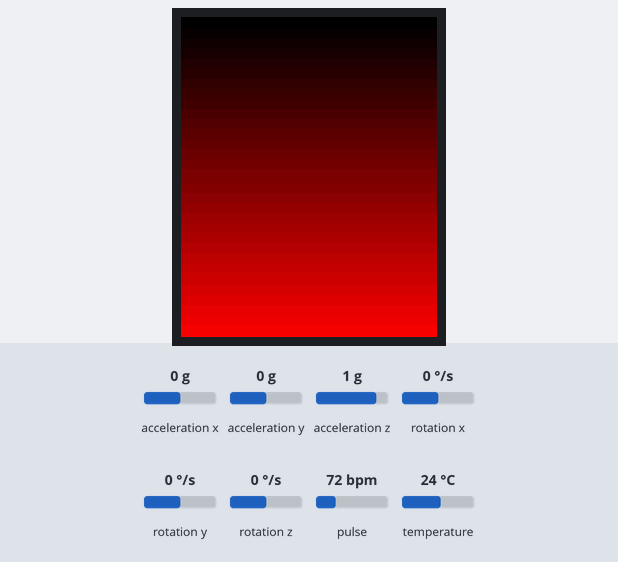
Recording of a sketch running on a simulated ESP32. Parts: 128×160 colour display. Inputs (shaded band) come from the test bench; at power-on: acceleration x 0 g, acceleration y 0 g, acceleration z 1 g, rotation x 0 °/s, rotation y 0 °/s, rotation z 0 °/s, pulse 72 bpm, temperature 24 °C. WiFi joins after 1.5 s; servers stay silent unless stated; network time is answered at once with the bench clock; the local clock reads 2024-03-15 10:24:30 at power-on unless the sketch sets it; what the sketch prints to the serial monitor is not drawn.

Above: at 1.2 s.
At 5.9 s:
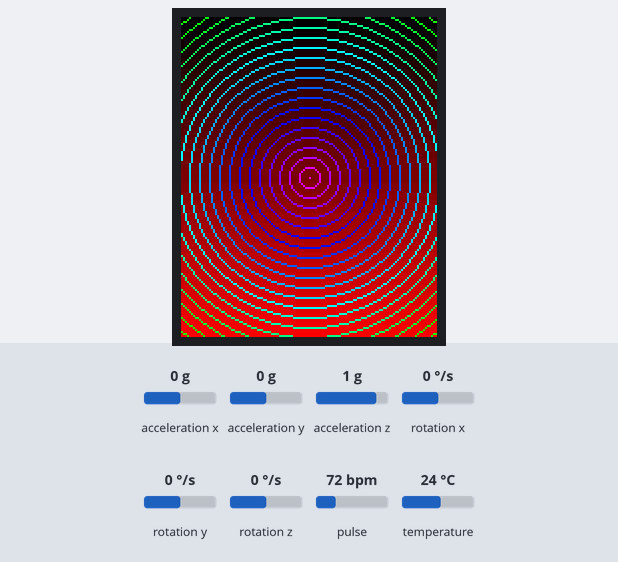
At 7.1 s:
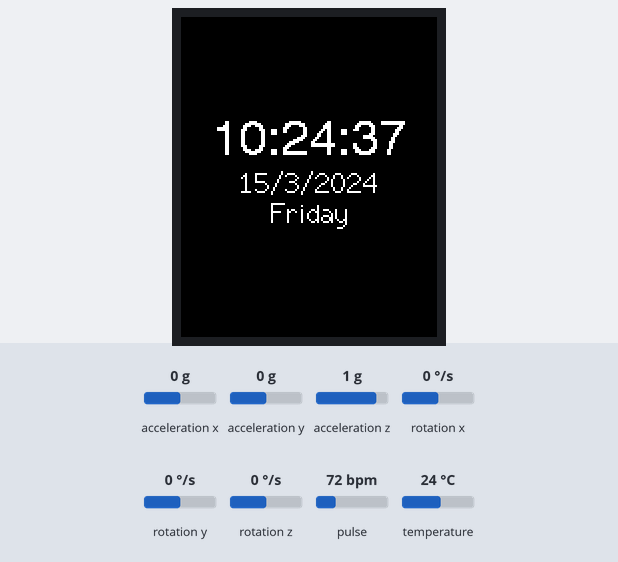
At 19.7 s:
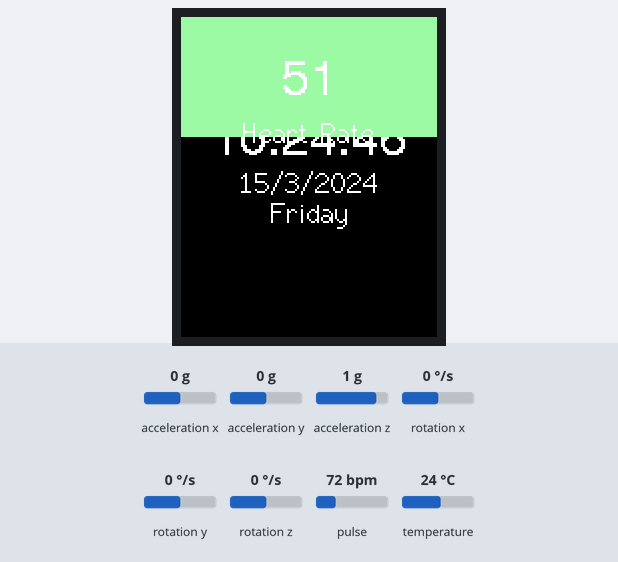
At 32.1 s:
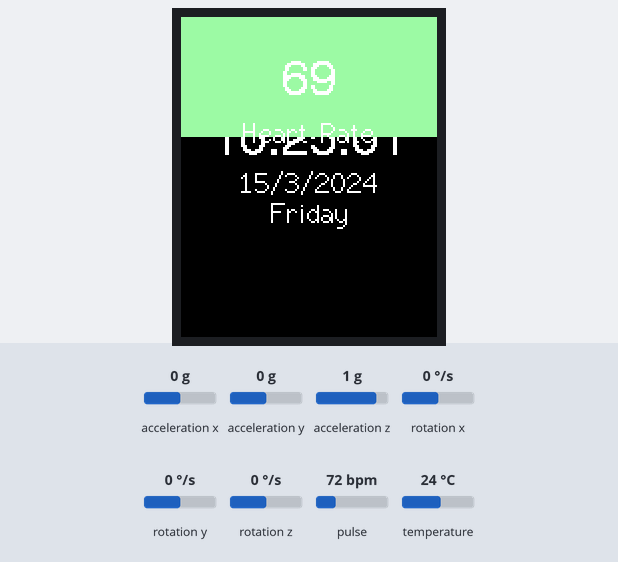
At 37.7 s:
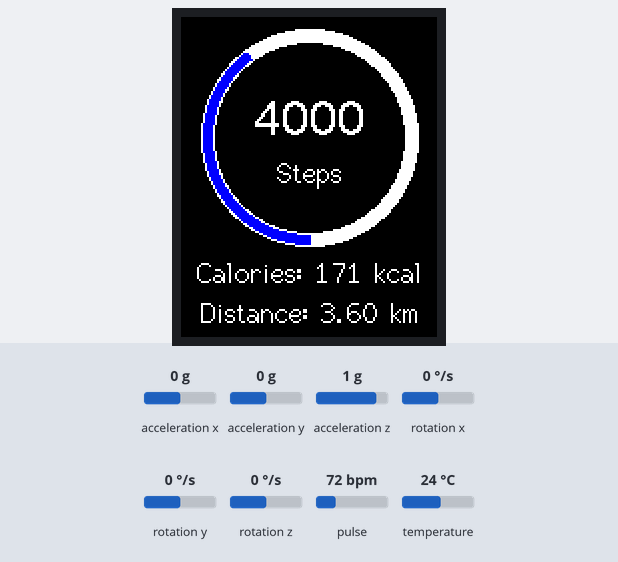

The sketch:

Master_final.ino
```cpp
#define configCHECK_FOR_STACK_OVERFLOW 2 // added to check if any stack was overflowed in any task which leads to reboot


#include <Adafruit_MPU6050.h>
#include <Adafruit_Sensor.h>
#include <Wire.h>
#include <TFT_eSPI.h>
#include <SPI.h>
#include "MAX30105.h"
#include "heartRate.h"
#include <NTPClient.h>
#include <WiFiUdp.h>
#include <WiFi.h>
#include <TFT_eWidget.h>
#include "string.h"
// using only 1 core
#if CONFIG_FREERTOS_UNICORE
  static const BaseType_t app_cpu = 0;
#else
  static const BaseType_t app_cpu = 1;
#endif

// dispaly and sensor init
MAX30105 particleSensor;
TFT_eSPI tft = TFT_eSPI();
Adafruit_MPU6050 mpu;

// wifi credentials
const char* ssid = "robocon-ER";
const char* password = "12345678";

String weekDays[7] = {"Sunday", "Monday", "Tuesday", "Wednesday", "Thursday", "Friday", "Saturday"};
String months[12] = {"January", "February", "March", "April", "May", "June", "July", "August", "September", "October", "November", "December"};

#define NTP_OFFSET 19800 // In seconds (IST offset)
#define NTP_INTERVAL 60 * 1000 // In milliseconds
#define NTP_ADDRESS "time.google.com"

WiFiUDP ntpUDP;
NTPClient timeClient(ntpUDP, NTP_ADDRESS, NTP_OFFSET, NTP_INTERVAL);
//state 1 variables;
int monthDay, currentMonth, currentYear;
String currentMonthName, weekDay, currentDate, formattedTime;


// max302 variables init
const byte RATE_SIZE = 4;
byte rates[RATE_SIZE];
byte rateSpot = 0;
long lastBeat = 0;
float beatsPerMinute;
int beatAvg;
long irValue = 0;
long irMin = 0;
long irMax = 0;
long irAvg = 0;


//graph widget init
GraphWidget gr = GraphWidget(&tft);
TraceWidget tr = TraceWidget(&gr);
const float gxLow  = 0.0;
const float gxHigh = 100.0;
const float gyLow  = 0.0;
const float gyHigh = 100.0;

//mpu variables
int steps = 4000;
int angle = 0;
int calories = 0;

//timer and ISR lock variables
portMUX_TYPE timerMux = portMUX_INITIALIZER_UNLOCKED;
static hw_timer_t *timer = NULL;

// button variables
int taskNumber = 1;
int pinValue = 0;
#define PIN_INPUT 23
#define TIMER_INTERVAL_MS 5000

// mutexes and semaphores
SemaphoreHandle_t taskSemaphore;

void tft_init()
{
  tft.init();
  tft.setRotation(0);
  tft.fillRectVGradient(0, 0, 128, 160, TFT_BLACK, TFT_RED);
  tft.setTextColor(TFT_WHITE);
}

void tft_set(int a, int b)
{
  tft.fillScreen(a);
  tft.setRotation(0);
  tft.setTextColor(b);
  tft.setCursor(0, 0);
}

void graph_init()
{
  gr.createGraph(100, 40, 0x9fd4);
  gr.setGraphScale(gxLow, gxHigh, gyLow, gyHigh);
  tr.startTrace(TFT_BLACK);
  gr.setGraphGrid(gxLow, 101.0, gyLow, 101.0, TFT_BLACK);
}

void mux302_init()
{
  Serial.println("Initializing Oxymeter...");
  if (!particleSensor.begin(Wire, I2C_SPEED_FAST)) {
    Serial.println("MAX30105 was not found. Please check wiring/power. ");
    while (1);
  }
  Serial.println("Place your index finger on the sensor with steady pressure.");
  particleSensor.setup();
  particleSensor.setPulseAmplitudeRed(0x0A);
  particleSensor.setPulseAmplitudeGreen(0);
}

void mpu_init()
{
   if (!mpu.begin()) {
    Serial.println("Sensor init failed");
    while (1)
      yield();
  }
  mpu.setAccelerometerRange(MPU6050_RANGE_8_G);
  mpu.setGyroRange(MPU6050_RANGE_500_DEG);
  mpu.setFilterBandwidth(MPU6050_BAND_5_HZ);
}

void wifi_connect()
{
    Serial.print("Connecting to ");
  Serial.println(ssid);
  WiFi.begin(ssid, password);

  while (WiFi.status() != WL_CONNECTED) {
    vTaskDelay(pdMS_TO_TICKS(500)); // Delay 0.5 second
    Serial.print(".");
  }

  Serial.println("");
  Serial.println("WiFi connected.");
  Serial.println("IP address: ");
  Serial.println(WiFi.localIP());
  timeClient.begin();

}

void start_init()
{
  static uint32_t index = 0;
  for(int j = 160; j >= 0; j=j-5) {
    uint16_t fg_color = rainbow(index);
    uint16_t xcen = tft.width() / 2;
    uint16_t ycen = tft.height() / 2;
    tft.drawSmoothCircle(xcen, ycen, j, fg_color, TFT_BLACK);
    index += 5;
    delay(100);
  }
}

unsigned int rainbow(byte value)
{

  value = value%192;

  byte red   = 0; // Red is the top 5 bits of a 16 bit colour value
  byte green = 0; // Green is the middle 6 bits, but only top 5 bits used here
  byte blue  = 0; // Blue is the bottom 5 bits

  byte sector = value >> 5;
  byte amplit = value & 0x1F;

  switch (sector)
  {
    case 0:
      red   = 0x1F;
      green = amplit; // Green ramps up
      blue  = 0;
      break;
    case 1:
      red   = 0x1F - amplit; // Red ramps down
      green = 0x1F;
      blue  = 0;
      break;
    case 2:
      red   = 0;
      green = 0x1F;
      blue  = amplit; // Blue ramps up
      break;
    case 3:
      red   = 0;
      green = 0x1F - amplit; // Green ramps down
      blue  = 0x1F;
      break;
    case 4:
      red   = amplit; // Red ramps up
      green = 0;
      blue  = 0x1F;
      break;
    case 5:
      red   = 0x1F;
      green = 0;
      blue  = 0x1F - amplit; // Blue ramps down
      break;
  }
  return red << 11 | green << 6 | blue;
}

void State_1_1(void *paramerter)
{
  while (1) {
    xSemaphoreTake(taskSemaphore, portMAX_DELAY);
    if(taskNumber==1){
    timeClient.update();
    time_t epochTime = timeClient.getEpochTime();
    formattedTime = timeClient.getFormattedTime();
    struct tm *ptm = localtime(&epochTime);

    monthDay = ptm->tm_mday;
    currentMonth = ptm->tm_mon + 1;
    currentMonthName = months[currentMonth - 1];
    currentYear = ptm->tm_year + 1900;
    weekDay = weekDays[ptm->tm_wday];
    }
    xSemaphoreGive(taskSemaphore);
    vTaskDelay(pdMS_TO_TICKS(1000)); // Delay 1 second
  }
}

void State_1_2(void *paramerters)
{
  while (1) {
    xSemaphoreTake(taskSemaphore, portMAX_DELAY);
    if(taskNumber==1){
    tft.fillScreen(TFT_BLACK);
    tft.drawCentreString(formattedTime, 64, 50, 4);
    currentDate = String(monthDay) + "/" + String(currentMonth) + "/" + String(currentYear);
    tft.drawCentreString(currentDate, 64, 75, 2);
    tft.drawCentreString(weekDay, 64, 90, 2);

    // Serial.print("Time: ");
    // Serial.println(formattedTime);
    // Serial.print("Date: ");
    // Serial.print(currentDate);
    // Serial.print(" (");
    // Serial.print(weekDay);
    // Serial.println(")");
    }
    xSemaphoreGive(taskSemaphore);
    vTaskDelay(pdMS_TO_TICKS(1000)); // Delay 1 second
  }
}

void State_2_1(void* pvParameters) {
  while (1) {
    // Acquire the mutex to protect the irValue variable
    xSemaphoreTake(taskSemaphore, portMAX_DELAY);
    if(taskNumber==2){
    irValue = particleSensor.getIR();
    if (checkForBeat(irValue) == true)
  {
    //We sensed a beat!
    long delta = millis() - lastBeat;
    lastBeat = millis();

    beatsPerMinute = 60 / (delta / 1000.0);

    if (beatsPerMinute < 255 && beatsPerMinute > 20)
    {
      rates[rateSpot++] = (byte)beatsPerMinute; //Store this reading in the array
      rateSpot %= RATE_SIZE; //Wrap variable
      beatAvg = 0;
      for (byte x = 0 ; x < RATE_SIZE ; x++)
        beatAvg += rates[x];
      beatAvg /= RATE_SIZE;
    }
  }
    }
    // Release the mutex
    xSemaphoreGive(taskSemaphore);

    vTaskDelay(pdMS_TO_TICKS(20)); // Delay for 20 milliseconds
  }
}

void State_2_2(void* pvParameters) {
 while (1) {
    // Acquire the mutex to access the irValue variable
    xSemaphoreTake(taskSemaphore, portMAX_DELAY);
    if(taskNumber==2){
    tft.fillRect(0, 0, 128, 60, 0x9fd4);

  char beatAvgstr[10];
  itoa(beatAvg, beatAvgstr, 10);
  if (irValue < 50000) {
    tft.drawCentreString("No finger?", 64, 20, 2);
  }
  else {
    tft.drawCentreString(beatAvgstr, 64, 20, 4);
  }
  tft.drawCentreString("Heart Rate", 64, 50, 2);
  delay(20);

  static float gx = 0.0, gy = 0.0;
  static float delta = 10.0;
  tr.addPoint(gx, gy);
  gx += 1.0;
  //gy = ((irValue - 90000.0) / 6200.0) * 100;
  gy = ((irValue - irMin) / 500.0) * 100.0;
  irAvg = (irAvg + irValue) / 2;
  if (gx > gxHigh) {
      gx = 0.0;
      gr.drawGraph(14, 80);
      tr.startTrace(TFT_BLACK);
      irMax = irAvg + 250;
      irMin = irAvg - 250;
    }
    // Serial.println(irValue);
    }
    // Release the mutex
    xSemaphoreGive(taskSemaphore);

    vTaskDelay(pdMS_TO_TICKS(20)); // Delay for 20 milliseconds
  }
}

void State_3_1(void* pvParameters) {
  while (1) {
    // Acquire the mutex to access the steps variable
    xSemaphoreTake(taskSemaphore, portMAX_DELAY);
    if(taskNumber==3){
    tft.fillScreen(TFT_BLACK);
    tft.drawSmoothArc(64, 60, 54, 48, 0, 360, TFT_WHITE, TFT_WHITE, true);
    angle = (steps / 10000.0) * 360;
    calories = 0.042985 * steps; // for average age of 22 Male, 77kg, and 177 cm height
    tft.drawSmoothArc(64, 60, 53, 49, 0, angle, TFT_BLUE, TFT_BLUE, true);
    tft.drawCentreString(String(steps), 64, 40, 4);
    tft.drawCentreString("Steps", 64, 70, 2);
    String cal = "Calories: " + String(calories) + " kcal";
    tft.drawCentreString(cal, 64, 120, 2);
    String distance = "Distance: " + String(steps * 0.0009) + " km";
    tft.drawCentreString(distance, 64, 140, 2);
    Serial.print(cal);
    Serial.print("  ");
    Serial.println(distance);
    }
    // Release the mutex
    xSemaphoreGive(taskSemaphore);

    vTaskDelay(pdMS_TO_TICKS(1000)); // Delay for 1 second
  }
}
void State_3_2(void* pvParameters) {
 while (1) {
    // Acquire the mutex to protect the steps variable
    xSemaphoreTake(taskSemaphore, portMAX_DELAY);
    if(taskNumber==3){
    sensors_event_t a, g, temp;
    mpu.getEvent(&a, &g, &temp);
    if ((a.acceleration.x > 6) || (a.acceleration.x < -6)) {
      steps++;
    }
    }
    // Release the mutex
    xSemaphoreGive(taskSemaphore);

    vTaskDelay(pdMS_TO_TICKS(1000)); // Delay for 1 second
  }
}


// timer to isr function
void IRAM_ATTR timerISR() {
  portENTER_CRITICAL_ISR(&timerMux);
  // Increment pinValue and handle rollover
  pinValue = (pinValue % 3) + 1;
  // Update the task number based on pinValue
  taskNumber = pinValue;
  // Serial.print(taskNumber);
  portEXIT_CRITICAL_ISR(&timerMux);
}

//attching timer and interrupt
void timer_isr()
{
  timer=timerBegin(0, 80, true); // Timer 0, Prescaler 80 (80 MHz / 80 = 1 MHz), count up
  timerAttachInterrupt(timer, &timerISR, false);
  timerAlarmWrite(timer, TIMER_INTERVAL_MS * 1000, true);
  timerAlarmEnable(timer);
}

void setup() {
  // put your setup code here, to run once:
  Serial.begin(115200);
  vTaskDelay(1000 / portTICK_PERIOD_MS);
  tft_init();
  wifi_connect();
  mux302_init();
  graph_init();
  mpu_init();
  start_init();
  Serial.println(" all init done");

  vTaskDelay(1000 / portTICK_PERIOD_MS);

  taskSemaphore = xSemaphoreCreateCounting(1, 1);

  // Serial.println(" Semaphore created");

  xTaskCreatePinnedToCore(State_1_1,"Time Calulation", 2048, NULL, 1, NULL, app_cpu);
  // Serial.println(" 1 created");

  xTaskCreatePinnedToCore(State_1_2,"Time Display", 2048, NULL, 1, NULL, app_cpu);
  // Serial.println(" 2 created");

  xTaskCreatePinnedToCore(State_2_1,"Oxymeter Read", 2048,NULL,1,NULL,app_cpu);
  // Serial.println(" 3 created");

  xTaskCreatePinnedToCore(State_2_2,"Oxy Display",2048, NULL, 1, NULL, app_cpu);
  // Serial.println(" 4 created");

  xTaskCreatePinnedToCore(State_3_1,"Accel Read",2048,NULL,1,NULL,app_cpu);
  xTaskCreatePinnedToCore(State_3_2,"Accel Display",2048, NULL,1,NULL,app_cpu);

timer_isr();
}

void loop() {
  // put your main code here, to run repeatedly:

}
```

Measured:
- what the display in image 1 shows lasts 1.1 s, from 5.9 s to 7.0 s
- what the display in image 2 shows lasts 1.1 s, from 7.0 s to 8.1 s
- what the display in image 3 shows lasts 0.9 s, from 19.6 s to 20.5 s
